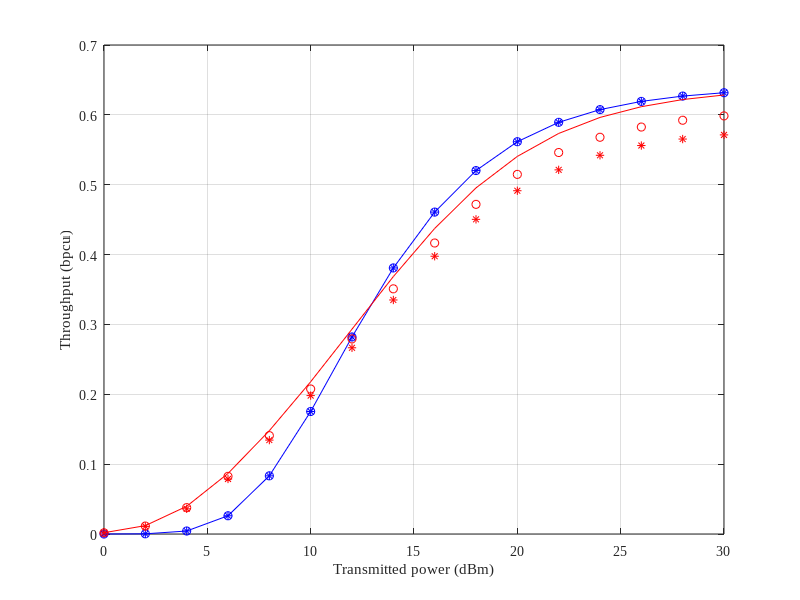
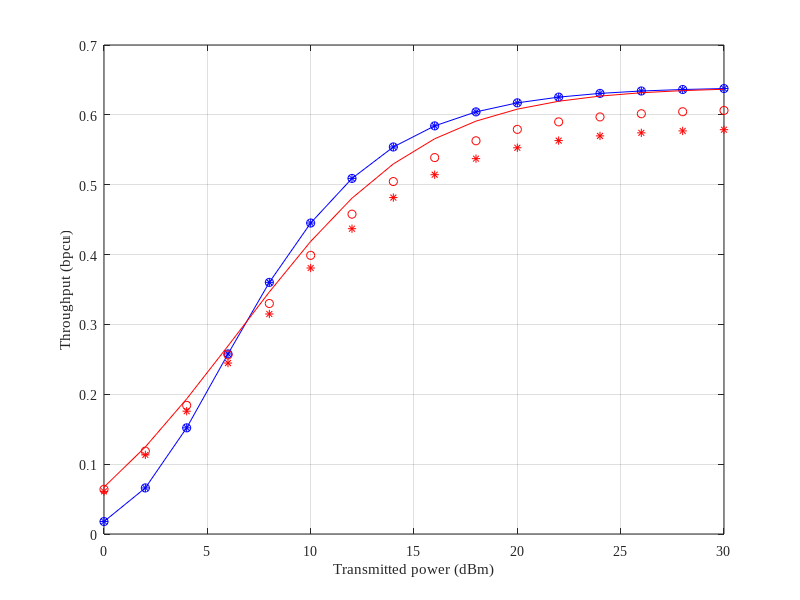
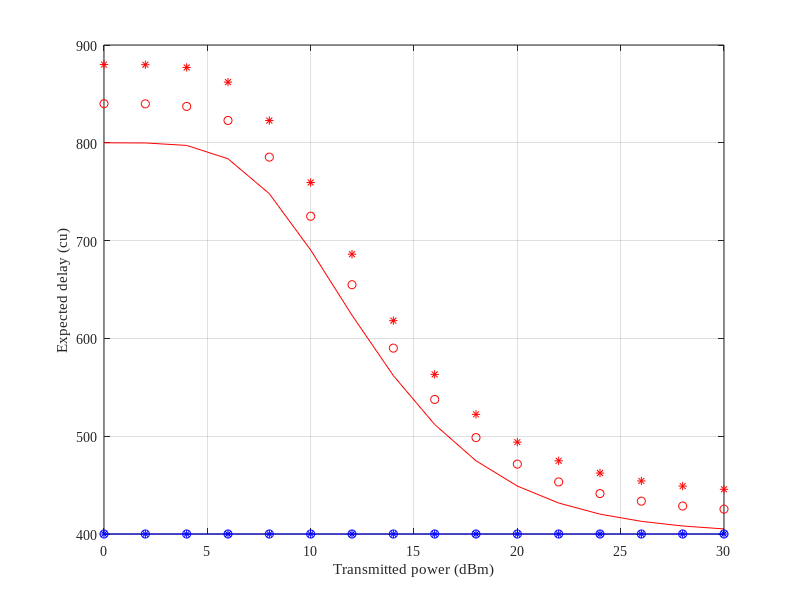
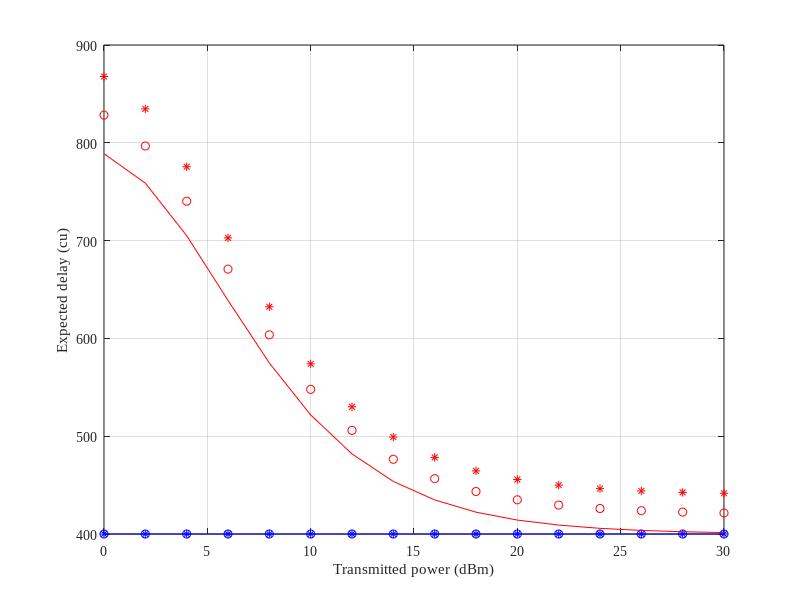

Recreate these plots in MATLAB, in order.
clc; clear variables; close all;

% Basic setting
% # of channel tap
N = 1e6;
% Path loss exponent
eta = 4;
% User distance
d1 = 100;
d2 = 200;
% Rayleigh fading channel
h1 = sqrt(1/2*d1^-eta)*(randn(1,N)+1i*randn(1,N));
h2 = sqrt(1/2*d2^-eta)*(randn(1,N)+1i*randn(1,N));
% Channel mean
% lambda1 = mean(abs(h1).^2);
% lambda2 = mean(abs(h2).^2);

% Transmit power in dBm
Pt = 0:2:30;                
% Transmit power in linear scale
pt = (10^-3)*10.^(Pt/10);

% AWGN noise
% BW = 10^6;                  %System bandwidth
% No = -174 + 10*log10(BW);   %Noise power (dBm)
% no = (10^-3)*10.^(No/10);   %Noise power (linear scale)
No = -80;
no = (10^-3)*10.^(No/10);   %Noise power (linear scale)

% # of channel use (blocklength)
tx_times = 1:2;
M = 400;

% # of information bits
N1 = 256;
N2 = 256;

Delay_related = [0 0.05 0.1];
Delay = Delay_related.*M;

% Power allocaitn coefficient
alpha1 = 0.2;
alpha2 = 1 - alpha1;

epsilon2 = zeros(length(tx_times), length(tx_times)+1, length(Pt));
epsilon12 = zeros(length(tx_times), length(tx_times)+1, length(Pt));
epsilon11 = zeros(length(tx_times), length(tx_times)+1, length(Pt));
epsilon1 = zeros(length(tx_times), length(tx_times)+1, length(Pt));

epsilon2(:,1,:) = 1;
epsilon12(:,1,:) = 1;
epsilon11(:,1,:) = 1;
epsilon1(:,1,:) = 1;

T_cu_2 = zeros(length(tx_times), length(Pt),length(Delay_related));
T_cu_1 = zeros(length(tx_times), length(Pt),length(Delay_related));

N_expected_2 = zeros(length(tx_times), length(Pt));
N_expected_1 = zeros(length(tx_times), length(Pt));

throughput_2 = zeros(length(tx_times), length(Pt),length(Delay_related));
throughput_1 = zeros(length(tx_times), length(Pt),length(Delay_related));

for u=1:length(Pt)
    rho = pt(u)/ no;
    for tt = 1:length(tx_times)
        sub_M = M;
        inc_M = M;
        for mm = 1:tt
            % Q-function w/ NO approximation
            % Received SINR
            gamma2 = (alpha2*pt(u).*abs(h2).^2)./(alpha1*pt(u).*abs(h2).^2+no);
            gamma12 = (alpha2*pt(u).*abs(h1).^2)./(alpha1*pt(u).*abs(h1).^2+no);
            gamma11 = (alpha1*pt(u).*abs(h1).^2)./no;

            % Q-function argument
            x_2a = log2 (1+gamma2).*sub_M - N2;
            x_2b = log2 (exp(1))*sqrt((1-1./(1+gamma2).^2) .*sub_M);
            ratio2 = x_2a./x_2b;

            x_12a = log2 (1+gamma12).*sub_M - N2;
            x_12b = log2 (exp(1))*sqrt((1-1./(1+gamma12).^2) .*sub_M);
            ratio12 = x_12a./x_12b;

            x_11a = log2 (1+gamma11).*sub_M - N1;
            x_11b = log2 (exp(1))*sqrt((1-1./(1+gamma11).^2) .*sub_M);
            ratio11 = x_11a./x_11b;

            % Q-function
            q2 = qfunc(ratio2);
            q12 = qfunc(ratio12); 
            q11 = qfunc(ratio11); 
            
            epsilon2(tt,mm+1,u) = mean(q2);
            epsilon1(tt,mm+1,u) = mean(q12)+(1-mean(q12))*mean(q11);
                
            sub_M = sub_M + inc_M;
        end
        if tt == 1
            T_cu_2(tt,u,:) = M*epsilon2(tt,1,u);
            T_cu_1(tt,u,:) = M*epsilon1(tt,1,u);
        else
            T_cu_2(tt,u,:) = sum(inc_M*epsilon2(tt,1:tt,u))+...
                                    Delay.*sum(epsilon2(tt,1:tt,u));
            T_cu_1(tt,u,:) = sum(inc_M*epsilon1(tt,1:tt,u))+...
                                    Delay.*sum(epsilon1(tt,1:tt,u));  
        end
        N_expected_2(tt,u) = N2*(1-epsilon2(tt,mm+1,u));
        N_expected_1(tt,u) = N1*(1-epsilon1(tt,mm+1,u));     
    end
    % Calculate throughput
    throughput_2(:,u,:) = N_expected_2(:,u) ./ T_cu_2(:,u,:);
    throughput_1(:,u,:) = N_expected_1(:,u) ./ T_cu_1(:,u,:);
end

figure (1)
plot(Pt, throughput_2(1,:,1),'b');
hold on; grid on;
plot(Pt, throughput_2(1,:,2),'ob');
plot(Pt, throughput_2(1,:,3),'*b');

plot(Pt, throughput_2(2,:,1),'r');
plot(Pt, throughput_2(2,:,2),'or');
plot(Pt, throughput_2(2,:,3),'*r');
 
% plot(Pt, throughput_2(3,:,1),'g');
% plot(Pt, throughput_2(3,:,2),'og');
% plot(Pt, throughput_2(3,:,3),'*g');

xlabel('Transmitted power (dBm)');
ylabel('Throughput (bpcu)');
set(gca, 'FontName', 'Times New Roman');

figure (2)
plot(Pt, throughput_1(1,:,1),'b');
hold on; grid on;
plot(Pt, throughput_1(1,:,2),'ob');
plot(Pt, throughput_1(1,:,3),'*b');

plot(Pt, throughput_1(2,:,1),'r');
plot(Pt, throughput_1(2,:,2),'or');
plot(Pt, throughput_1(2,:,3),'*r');

% plot(Pt, throughput_1(3,:,1),'g');
% plot(Pt, throughput_1(3,:,2),'og');
% plot(Pt, throughput_1(3,:,3),'*g');

xlabel('Transmitted power (dBm)');
ylabel('Throughput (bpcu)');

set(gca, 'FontName', 'Times New Roman');


figure (3)
plot(Pt, T_cu_2(1,:,1),'b');
hold on; grid on;
plot(Pt, T_cu_2(1,:,2),'ob');
plot(Pt, T_cu_2(1,:,3),'*b');

plot(Pt, T_cu_2(2,:,1),'r');
plot(Pt, T_cu_2(2,:,2),'or');
plot(Pt, T_cu_2(2,:,3),'*r');

xlabel('Transmitted power (dBm)');
ylabel('Expected delay (cu)');
set(gca, 'FontName', 'Times New Roman');


figure (4)
plot(Pt, T_cu_1(1,:,1),'b');
hold on; grid on;
plot(Pt, T_cu_1(1,:,2),'ob');
plot(Pt, T_cu_1(1,:,3),'*b');

plot(Pt, T_cu_1(2,:,1),'r');
plot(Pt, T_cu_1(2,:,2),'or');
plot(Pt, T_cu_1(2,:,3),'*r');

xlabel('Transmitted power (dBm)');
ylabel('Expected delay (cu)');
set(gca, 'FontName', 'Times New Roman');




